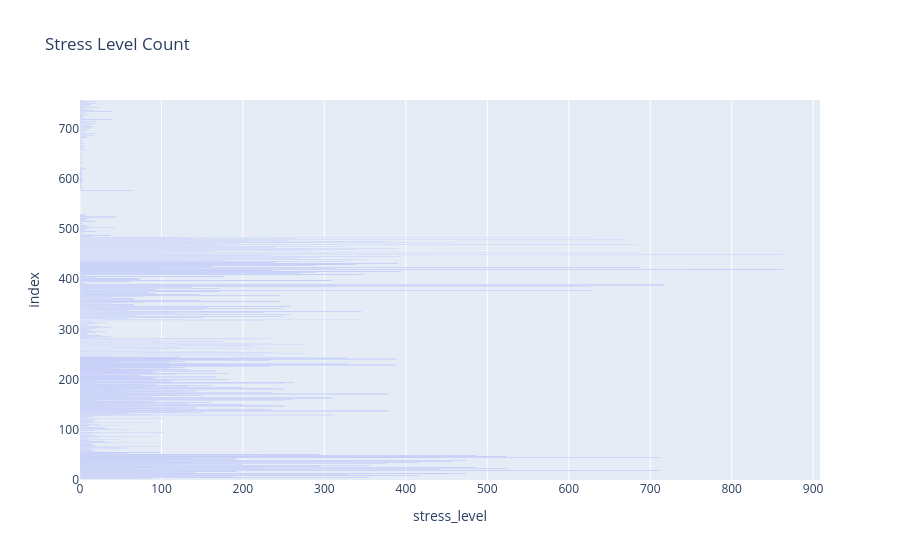

Notebook source saved alongside this figure:
### Code cell
fig = px.bar(df, x="stress_level",
            title="Stress Level Count")
fig.show()

### Figure 1 — Plotly figure (JSON) as saved in the notebook; plotly's stock layout.template omitted (floating-point values rounded to 4 significant figures; data arrays with more than 128 entries replaced by an {"elided": "..."} marker saying what was removed)
{"data": [{"hovertemplate": "stress_level=%{x}<br>index=%{y}<extra></extra>", "legendgroup": "", "marker": {"color": "#636efa", "pattern": {"shape": ""}}, "name": "", "orientation": "h", "showlegend": false, "textposition": "auto", "type": "bar", "x": {"elided": "758 float values"}, "xaxis": "x", "y": {"elided": "758 int values"}, "yaxis": "y"}], "layout": {"barmode": "relative", "legend": {"tracegroupgap": 0}, "title": {"text": "Stress Level Count"}, "xaxis": {"anchor": "y", "domain": [0, 1], "title": {"text": "stress_level"}}, "yaxis": {"anchor": "x", "domain": [0, 1], "title": {"text": "index"}}}}
